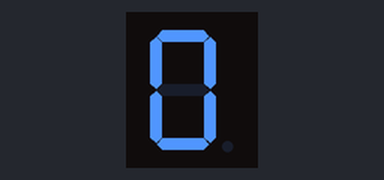
Bench run of a sketch on a simulated Arduino Uno, built with avr-gcc and run on an emulated ATmega328P. On the bench: 1-digit seven-segment display. Wiring (inferred from the names in the program): 1-digit 7-segment display, segments lit when HIGH: segments pin 2, pin 3, pin 4, pin 5, pin 6, pin 7, pin 8. The segment pins are drawn as the display they are named for.

Above: at 0.1 s.
At 1.1 s:
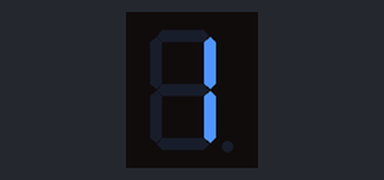
At 2.1 s:
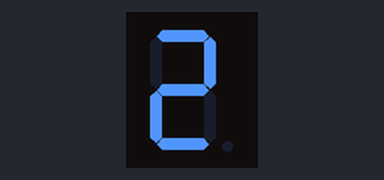
At 4.1 s:
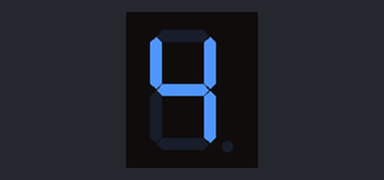
At 6.1 s:
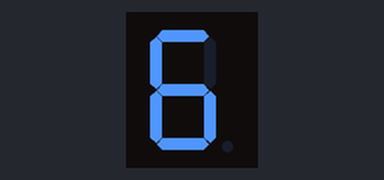
At 9.1 s:
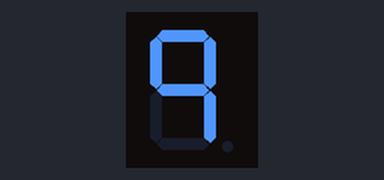

Measured:
- by itself, everything shown: repeats every 10.0 s, in 10 steps
- what the display in image 1 shows lasts 1.0 s, from 1.0 s to 2.0 s

The sketch:

7Segment_test.ino
```cpp
// 七段顯示器段位對應的腳位
// Segment pin mapping for the 7-segment display
const int segmentPins[7] = {2, 3, 4, 5, 6, 7, 8};

// 數字 0~9 對應的段位亮滅狀態（共陰極，1 = 亮）
// Segment on/off states for digits 0–9 (common cathode, 1 = ON)
const byte digits[10][7] = {
  {1,1,1,1,1,1,0}, // 0
  {0,1,1,0,0,0,0}, // 1
  {1,1,0,1,1,0,1}, // 2
  {1,1,1,1,0,0,1}, // 3
  {0,1,1,0,0,1,1}, // 4
  {1,0,1,1,0,1,1}, // 5
  {1,0,1,1,1,1,1}, // 6
  {1,1,1,0,0,0,0}, // 7
  {1,1,1,1,1,1,1}, // 8
  {1,1,1,0,0,1,1}  // 9
};

void setup() {
  // 將所有段位設定為輸出模式
  // Set all segment pins as OUTPUT
  for (int i = 0; i < 7; i++) {
    pinMode(segmentPins[i], OUTPUT);
  }
}

void loop() {
  // 循環顯示 0~9，每秒切換一次
  // Loop through digits 0–9, changing once every second
  for (int num = 0; num < 10; num++) {
    displayDigit(num);  // 顯示對應數字 / Display corresponding digit
    delay(1000);        // 等待 1 秒 / Wait for 1 second
  }
}

// 顯示特定數字的函式
// Function to display a specific digit
void displayDigit(int num) {
  for (int i = 0; i < 7; i++) {
    digitalWrite(segmentPins[i], digits[num][i]); // 控制每個段位的亮滅 / Set each segment ON or OFF
  }
}
```
